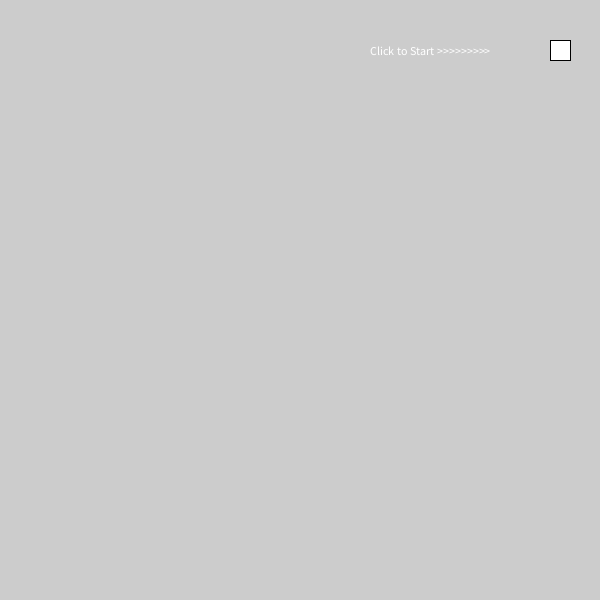
Frame 1 (no input)
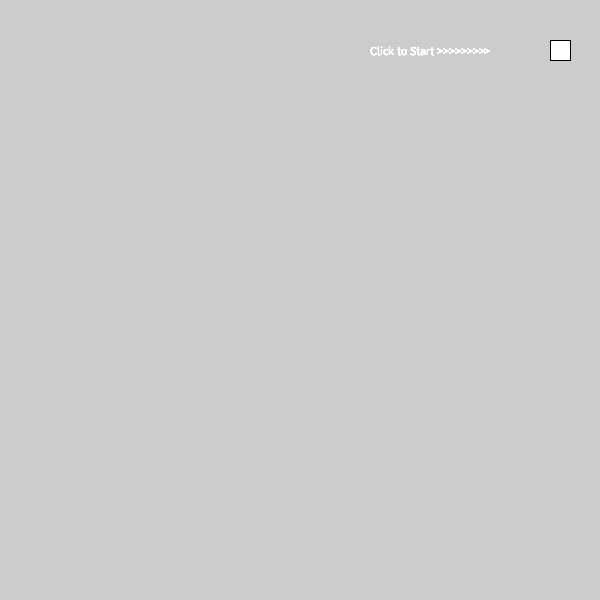
Frame 60 (the mouse pressed at the canvas centre just before this capture)
Frame 120 (the mouse held since frame 60 and released just before this capture): identical to frame 60, image omitted

The Processing sketch that drew these frames (run headless with seeded random() and noise(); from frame 60 on, the mouse is pressed at the canvas centre):

// Processing sketch: processing_43935
// ── processing_43935.pde

//set up the refferances for the two objects

Bot b;
// level 1 walls / goal
Wall w1, w2, w3, w4, w5, w6, w7, w8, w9, w10, w11, e1;

//level 2 walls / goal
Wall w20, w21, w22, w23, w24, w25, w26, w27, w28, w29, w30, w31, w32, w33, w34, e2; 
int enemyX, enemyY, enemy2X, enemy2Y;

//level 3 walls / finish
Wall w41, w42, w43, w44, w45, w46, w47, w48, w49, e3, b1, b2, b3, b4, b5, b6, b7, b8, b9, b10, b11, b12, b13, b14; 
int enemy3X, enemy3Y, enemy4X, enemy4Y, enemy5X, enemy5Y, enemy6X, enemy6Y, enemy7X, enemy7Y, enemy8X, enemy8Y;
int enemy9X, enemy9Y, enemy10X, enemy10Y, enemy11X, enemy11Y, enemy12X, enemy12Y, enemy13X, enemy13Y, enemy14X, enemy14Y ;
int enemy15X, enemy15Y, enemy16X, enemy16Y;
boolean downwards3 = false, upwards3 = false;
boolean downwards4 = false, upwards4 = false;
boolean downwards5 = false, upwards5 = false;
boolean downwards6 = false, upwards6 = false;
boolean downwards7 = false, upwards7 = false;
boolean downwards8 = false, upwards8 = false;
boolean downwards9 = false, upwards9 = false;
boolean downwards10 = false, upwards10 = false;
boolean downwards11 = false, upwards11 = false;
boolean downwards12 = false, upwards12 = false;
boolean downwards13 = false, upwards13 = false;
boolean downwards14 = false, upwards14 = false;
boolean downwards15 = false, upwards15 = false;
boolean downwards16 = false, upwards16 = false;
boolean left1 = false, right1 = false;
boolean left2 = false, right2 = false;
boolean left3 = false, right3 = false;
boolean left4 = false, right4 = false;


boolean gameover = false;
boolean startscreen = true;
boolean level1 = false;
boolean level2 = false;
boolean level3 = false;
boolean winner = false;
boolean upwards, downwards, upwards2, downwards2;
void setup() {

  size(600, 600);
  b = new Bot(60, 60, 8);
  
  enemyX = 15;
  enemyY = 550;
  enemy2X = 70;
  enemy2Y = 410;
  enemy3Y = 160;
  enemy3X = 15;
  
  //level3
  enemy4Y = 420;
  enemy4X = 40;
  enemy5Y = 160;
  enemy5X = 65;
  enemy6Y = 420;
  enemy6X = 90;
  enemy7Y = 160;
  enemy7X = 115;
  enemy8Y = 420;
  enemy8X = 140;
  enemy9Y = 160;
  enemy9X = 165;
  enemy10Y = 420;
  enemy10X = 215;
  enemy11Y = 360;
  enemy11X = 260;
  enemy12Y = 410;
  enemy12X = 285;
  enemy13Y = 150;
  enemy13X = 15;
  enemy14Y = 180;
  enemy14X = 200;
  enemy15Y = 210;
  enemy15X = 15;
  enemy16Y = 240;
  enemy16X = 200;
  
  
}

void draw() {
  
   if (startscreen == true){
     text("Click to Start >>>>>>>>>", 370, 55);
    rect(550, 40, 20,20);
    
    if ( (mousePressed) &&(mouseY > 40) && (mouseY < 60) && (mouseX < 570) && (mouseX >550)){
      level1 = true;
      startscreen = false;
      
    }
  }
  if (level1 == true) {
    noStroke();
    background(0);
  w1 = new Wall(0,0,10,600);
  w2 = new Wall(0,0,600,10);
  w3 = new Wall(590,0,10,600);
  w4 = new Wall(0,590,600,10);
  w5 = new Wall(50,100,60,300);
  w6 = new Wall(170, 200, 600, 100);
  w7 = new Wall(400,420, 200, 200);
  w8 = new Wall(450, 0, 70, 150);
  w9 = new Wall(100,100, 200, 50);
  w10 = new Wall(170,200, 100, 250);
  w11 = new Wall(0, 500, 150, 70);
  e1 = new Wall(550, 300, 50, 120);
  b.render();
  w1.render();
  w2.render();
  w3.render();
  w4.render();
  w5.render();
  w6.render();
  w7.render();
  w8.render();
  w9.render();
  w10.render();
  w11.render();
  fill(100, 46, 50);
  e1.render();

  boolean Collision1 =w1.collision(mouseX, mouseY, b.getR());
  boolean Collision2 =w2.collision(mouseX, mouseY, b.getR());
  boolean Collision3 =w3.collision(mouseX, mouseY, b.getR());
  boolean Collision4 =w4.collision(mouseX, mouseY, b.getR());
  boolean Collision5 =w5.collision(mouseX, mouseY, b.getR());
  boolean Collision6 =w6.collision(mouseX, mouseY, b.getR());
  boolean Collision7 =w7.collision(mouseX, mouseY, b.getR());
  boolean Collision8 =w8.collision(mouseX, mouseY, b.getR());
  boolean Collision9 =w9.collision(mouseX, mouseY, b.getR());
  boolean Collision10 =w10.collision(mouseX, mouseY, b.getR());
  boolean Collision11 =w11.collision(mouseX, mouseY, b.getR());
  boolean Collision12 =e1.collision(mouseX, mouseY, b.getR());
   if (Collision1) {
    gameover = true;
}
  
   if (Collision1) {
    gameover = true;
}
 if (Collision2) {
    gameover = true;
}
 if (Collision3) {
    gameover = true;
}
 if (Collision4) {
    gameover = true;
}
 if (Collision5) {
    gameover = true;
}
 if (Collision6) {
    gameover = true;
}
 if (Collision7) {
    gameover = true;
}
 if (Collision8) {
    gameover = true;
}
 if (Collision9) {
    gameover = true;
}
 if (Collision10) {
    gameover = true;
}
 if (Collision11) {
    gameover = true;
}

if(Collision12){
  level1=false;
  level2 = true;
}
 if (gameover == true){
    background (0);
    fill(#FFFFFF);
    text("GAME OVER",50,50);
    text("Click to restart", 50, 100);
    if(mousePressed){
      level1 = false;
      gameover = false;
      startscreen = true;
    }
  }
}

if (level2 == true) {
    noStroke();
    background(0);
    
   
   if (enemyY >= 550){
     upwards = true;
     downwards = false;
   } 
   if (enemyY <= 410){
   upwards = false;
   downwards = true;
   }
 if (downwards == true){
 enemyY+=3;
 } 
 if (upwards == true){
   enemyY-=3;
 }
 
    if (enemy2Y >= 550){
     upwards2 = true;
     downwards2 = false;
   } 
   if (enemy2Y <= 410){
   upwards2 = false;
   downwards2 = true;
   }
 if (downwards2 == true){
 enemy2Y+=3;
 } 
 if (upwards2 == true){
   enemy2Y-=3;
 }
   
     
   
   
   
   
  w20 = new Wall(0,0,10,600);
  w21 = new Wall(0,0,600,10);
  w22 = new Wall(590,0,10,600);
  w23 = new Wall(0,590,600,10);
  w24 = new Wall(50,100,60,300);
  w25 = new Wall(150, 200, 600, 100);
  w26 = new Wall(200,420, 400, 35);
  w27 = new Wall(110, 150, 50, 400);
  w28 = new Wall(150,510, 400, 40);
  w29 = new Wall(450,0, 70, 150);
  w30 = new Wall(100, 100, 60, 50);
  w31 = new Wall(220, 0, 60, 140);
  w32 = new Wall(330, 60, 60, 150);
  w33 = new Wall(enemyX, enemyY, 30, 30);
  w34 = new Wall(enemy2X, enemy2Y, 30, 30);
  e2 = new Wall(570,40,20,20);
  b.render();
  w20.render();
  w21.render();
  w22.render();
  w23.render();
  w24.render();
  w25.render();
  w26.render();
  w27.render();
  w28.render();
  w29.render();
  w30.render();
  w31.render();
  w32.render();
  w33.render();
  w34.render();
   fill(100, 46, 50);
  e2.render();
  

  boolean Collision20 =w20.collision(mouseX, mouseY, b.getR());
  boolean Collision21 =w21.collision(mouseX, mouseY, b.getR());
  boolean Collision22 =w22.collision(mouseX, mouseY, b.getR());
  boolean Collision23 =w23.collision(mouseX, mouseY, b.getR());
  boolean Collision24 =w24.collision(mouseX, mouseY, b.getR());
  boolean Collision25 =w25.collision(mouseX, mouseY, b.getR());
  boolean Collision26 =w26.collision(mouseX, mouseY, b.getR());
  boolean Collision27 =w27.collision(mouseX, mouseY, b.getR());
  boolean Collision28 =w28.collision(mouseX, mouseY, b.getR());
  boolean Collision29 =w29.collision(mouseX, mouseY, b.getR());
  boolean Collision30 =w30.collision(mouseX, mouseY, b.getR());
  boolean Collision31 =w31.collision(mouseX, mouseY, b.getR());
  boolean Collision32 =w32.collision(mouseX, mouseY, b.getR());
  boolean Collision33 =w33.collision(mouseX, mouseY, b.getR());
  boolean Collision34 =w34.collision(mouseX, mouseY, b.getR());
   boolean Collision35 =e2.collision(mouseX, mouseY, b.getR());
   if (Collision20) {
    gameover = true;
}
  
   if (Collision21) {
    gameover = true;
}
 if (Collision22) {
    gameover = true;
}
 if (Collision23) {
    gameover = true;
}
 if (Collision24) {
    gameover = true;
}
 if (Collision25) {
    gameover = true;
}
 if (Collision26) {
    gameover = true;
}
 if (Collision27) {
    gameover = true;
}
 if (Collision28) {
    gameover = true;
}
 if (Collision29) {
    gameover = true;
}
 if (Collision30) {
    gameover = true;
}
 if (Collision31) {
    gameover = true;
}
 if(Collision32){
  gameover = true;
}
if(Collision32){
  gameover = true;
}
if(Collision33){
  gameover = true;
}
if(Collision34){
  gameover = true;
}

if(Collision35){
  level2 = false;
  level3 = true;
}
  if (gameover == true){
    background (0);
    fill(#FFFFFF);
    text("GAME OVER",50,50);
    text("Click to restart", 50, 100);
    if(mousePressed){
      gameover = false;
      startscreen = true;
      level2 = false;
    }
  }
}

if (level3 == true) {
    noStroke();
    background(0);
  
    
    if (enemy3Y >= 420){
     upwards3 = true;
     downwards3 = false;
   } 
   if (enemy3Y <= 160){
  upwards3 = false;
   downwards3 = true;
   }
 if (downwards3 == true){
 enemy3Y+=4;
 } 
 if (upwards3 == true){
   enemy3Y-=6;
 }
 
     if (enemy4Y >= 420){
     upwards4 = true;
     downwards4 = false;
   } 
   if (enemy4Y <= 160){
  upwards4 = false;
   downwards4 = true;
   }
 if (downwards4 == true){
 enemy4Y+=5;
 } 
 if (upwards4 == true){
   enemy4Y-=3;
 }
 
  if (enemy5Y >= 420){
  upwards5 = true;
  downwards5 = false;
  } 
  if (enemy5Y <= 160){
  upwards5 = false;
  downwards5 = true;
  }
  if (downwards5 == true){
  enemy5Y+=1;
  } 
  if (upwards5 == true){
  enemy5Y-=4;
  }
  
  if (enemy6Y >= 420){
  upwards6 = true;
  downwards6 = false;
  } 
  if (enemy6Y <= 160){
  upwards6 = false;
  downwards6 = true;
  }
  if (downwards6 == true){
  enemy6Y+=2;
  } 
  if (upwards6 == true){
  enemy6Y-=2;
  }
  
    if (enemy7Y >= 420){
  upwards7 = true;
  downwards7 = false;
  } 
  if (enemy7Y <= 160){
  upwards7 = false;
  downwards7 = true;
  }
  if (downwards7 == true){
  enemy7Y+=3;
  } 
  if (upwards7 == true){
  enemy7Y-=2;
  }
  
    if (enemy8Y >= 420){
  upwards8 = true;
  downwards8 = false;
  } 
  if (enemy8Y <= 160){
  upwards8 = false;
  downwards8 = true;
  }
  if (downwards8 == true){
  enemy8Y+=3;
  } 
  if (upwards8 == true){
  enemy8Y-=2;
  }
  
    if (enemy9Y >= 420){
  upwards9 = true;
  downwards9 = false;
  } 
  if (enemy9Y <= 160){
  upwards9 = false;
  downwards9 = true;
  }
  if (downwards9 == true){
  enemy9Y+=4;
  } 
  if (upwards9 == true){
  enemy9Y-=4;
  }
  
    if (enemy10Y >= 420){
  upwards10 = true;
  downwards10 = false;
  } 
  if (enemy10Y <= 360){
  upwards10 = false;
  downwards10 = true;
  }
  if (downwards10 == true){
  enemy10Y+=3;
  } 
  if (upwards10 == true){
  enemy10Y-=2;
  }
  
   if (enemy11Y >= 410){
  upwards11 = true;
  downwards11 = false;
  } 
  if (enemy11Y <= 360){
  upwards11 = false;
  downwards11 = true;
  }
  if (downwards11 == true){
  enemy11Y+=3;
  } 
  if (upwards11 == true){
  enemy11Y-=2;
  }
  
   if (enemy12Y >= 410){
  upwards12 = true;
  downwards12 = false;
  } 
  if (enemy12Y <= 360){
  upwards12 = false;
  downwards12 = true;
  }
  if (downwards12 == true){
  enemy12Y+=3;
  } 
  if (upwards12 == true){
  enemy12Y-=4;
  }
  
    if (enemy13X >= 200){
  left1 = true;
  right1 = false;
  } 
  if (enemy13X <= 15){
  left1 = false;
  right1 = true;
  }
  if (left1 == true){
  enemy13X-=5;
  } 
  if (right1 == true){
  enemy13X+=3;
  }
  
  
    if (enemy14X >= 200){
  left2 = true;
  right2 = false;
  } 
  if (enemy14X <= 15){
  left2 = false;
  right2 = true;
  }
  if (left2 == true){
  enemy14X-=4;
  } 
  if (right2 == true){
  enemy14X+=5;
  }
  
    if (enemy15X >= 200){
  left3 = true;
  right3 = false;
  } 
  if (enemy15X <= 15){
  left3 = false;
  right3 = true;
  }
  if (left3 == true){
  enemy15Y-=2;
  } 
  if (right3 == true){
  enemy15Y+=4;
  }
  
    if (enemy16X >= 200){
  left4 = true;
  right4 = false;
  } 
  if (enemy16X <= 15){
  left4 = false;
  right4 = true;
  }
  if (left4 == true){
  enemy16X-=5;
  } 
  if (right4 == true){
  enemy16X+=3;
  }
    
  w41 = new Wall(0,0,10,600);
  w42 = new Wall(0,0,600,10);
  w43 = new Wall(590,0,10,600);
  w44 = new Wall(0,590,600,10);
  
  w45 = new Wall(450, 0, 70, 200);
  w46 = new Wall(250, 300, 450, 70);
  w47 = new Wall(250, 100 ,70 , 230);
  w48 = new Wall(10,450,450,70);
  w49 = new Wall(100,100, 200, 50);
  b1 = new Wall(enemy3X, enemy3Y, 20,20);
  b2 = new Wall(enemy4X, enemy4Y, 20,20);
  b3 = new Wall(enemy5X, enemy5Y, 20,20);
  b4 = new Wall(enemy6X, enemy6Y, 20,20);
  b5 = new Wall(enemy7X, enemy7Y, 20,20);
  b6 = new Wall(enemy8X, enemy8Y, 20,20);
  b7 = new Wall(enemy9X, enemy9Y, 20,20);
  b8 = new Wall(enemy10X, enemy10Y, 20,20);
  b9 = new Wall(enemy11X, enemy11Y, 20,20);
  b10 = new Wall(enemy12X, enemy12Y, 20,20);
  b11 = new Wall(enemy13X, enemy3Y, 20,20);
  b12 = new Wall(enemy14X, enemy14Y, 20,20);
  b13 = new Wall(enemy15X, enemy15Y, 20,20);
  b14 = new Wall(enemy16X, enemy16Y, 20,20);
 
 
  
  
  e3= new Wall(0,520, 70, 70);
  b.render();
  w41.render();
  w42.render();
  w43.render();
  w44.render();
  w45.render();
  w46.render();
  w47.render();
  w48.render();
  w49.render();
  b1.render();
  b2.render();
  b3.render();
  b4.render();
  b5.render();
  b6.render();
  b7.render();
  b8.render();
  b9.render();
  b10.render();
  b11.render();
  b12.render();
  b13.render();
  b14.render();

  fill(100, 46, 50);
  e3.render();

  boolean Collision1 =w41.collision(mouseX, mouseY, b.getR());
  boolean Collision2 =w42.collision(mouseX, mouseY, b.getR());
  boolean Collision3 =w43.collision(mouseX, mouseY, b.getR());
  boolean Collision4 =w44.collision(mouseX, mouseY, b.getR());
  boolean Collision5 =w45.collision(mouseX, mouseY, b.getR());
  boolean Collision6 =w46.collision(mouseX, mouseY, b.getR());
  boolean Collision7 =w47.collision(mouseX, mouseY, b.getR());
  boolean Collision8 =w48.collision(mouseX, mouseY, b.getR());
  boolean Collision9 =w49.collision(mouseX, mouseY, b.getR());
  boolean Collision12 =e3.collision(mouseX, mouseY, b.getR());
  boolean Collision13 =b1.collision(mouseX, mouseY, b.getR());
  boolean Collision14 =b2.collision(mouseX, mouseY, b.getR());
  boolean Collision15 =b3.collision(mouseX, mouseY, b.getR());
  boolean Collision16 =b4.collision(mouseX, mouseY, b.getR());
  boolean Collision17 =b5.collision(mouseX, mouseY, b.getR());
  boolean Collision18 =b6.collision(mouseX, mouseY, b.getR());
  boolean Collision19 =b7.collision(mouseX, mouseY, b.getR());
  boolean Collision20 =b8.collision(mouseX, mouseY, b.getR());
  boolean Collision21 =b9.collision(mouseX, mouseY, b.getR());
  boolean Collision22 =b10.collision(mouseX, mouseY, b.getR());
  boolean Collision23 =b11.collision(mouseX, mouseY, b.getR());
  boolean Collision24 =b12.collision(mouseX, mouseY, b.getR());
  boolean Collision25 =b13.collision(mouseX, mouseY, b.getR());
  boolean Collision26 =b14.collision(mouseX, mouseY, b.getR());

  
  
   if (Collision1) {
    gameover = true;
}
 if (Collision2) {
    gameover = true;
}
 if (Collision3) {
    gameover = true;
}
 if (Collision4) {
    gameover = true;
}
 if (Collision5) {
    gameover = true;
}
 if (Collision6) {
    gameover = true;
}
 if (Collision7) {
    gameover = true;
}
 if (Collision8) {
    gameover = true;
}
 if (Collision9) {
    gameover = true;
}
if (Collision13) {
    gameover = true;
}

if (Collision14) {
    gameover = true;
}

if (Collision15) {
    gameover = true;
}
if (Collision16) {
    gameover = true;
}

if (Collision17) {
    gameover = true;
}
if (Collision18) {
    gameover = true;
}

if (Collision19) {
    gameover = true;
}
if (Collision20) {
    gameover = true;
}

if (Collision21) {
    gameover = true;
}
if (Collision22) {
    gameover = true;
}
if (Collision23) {
    gameover = true;
}

if (Collision24) {
    gameover = true;
}
if (Collision25) {
    gameover = true;
}

if (Collision26) {
    gameover = true;
}

if(Collision12){
  level3 = false;
  winner = true;
}


 
if (gameover == true){
 
    background (0);
    fill(#FFFFFF);
    text("GAME OVER",50,50);
    text("Click to restart", 50, 100);
    if(mousePressed){
    gameover = false;
    startscreen = true;
    level3 = false;
    }
  }
 if (winner == true){
   background(0);
   text("I can't believe you actually did it. Nice one.", 250,290);
 }
   
}
}

class Wall {
  //dimention attributes
  int x;
  int y;
  int w;
  int h;
 
  //constructor this is used when we instanciate the object and set the values of all of the wall attributes
  //based on the paramaters passed you may wish to introduce colour and other attributes
  public Wall(int x, int y, int w, int h) {
    this.x=x;
    this.y=y;
    this.w=w;
    this.h=h;
  }
  
   boolean collision(int botX, int botY, int botR) {
    if ( botX - botR < x+w &&
      botY - botR < y+h &&
      botX + botR > x &&
      botY + botR > y)
    {
      fill(255, 30, 30);
      return true;
    }
    else {
      fill(255);
      return false;
    } 
 }
 void render(){
   rect(x,y,w,h);
 }
}
   

class Bot {
  //bot attributers position and radious
  int x;
  int y;
  int r;
   
  //bot constructor to initilise all those attributes when you instanciate an object
  public Bot(int x, int y, int r) {
    this.x=x;
    this.y=y;
    this.r=r;
  }
   
  //accesor methods for the attributes ofthe class
  // this is a mechanisme to grab a copy of the attributes
  int getX() {
    return x;
  }
  int getY() {
    return y;
  }
  int getR() {
    return r;
  }

 
  // this fucntion is used to draw the bot
  void render() {
    
     this.x = mouseX;
     this.y = mouseY;
     ellipse(this.x, this.y, this.r*2, this.r*2);
  }
}
